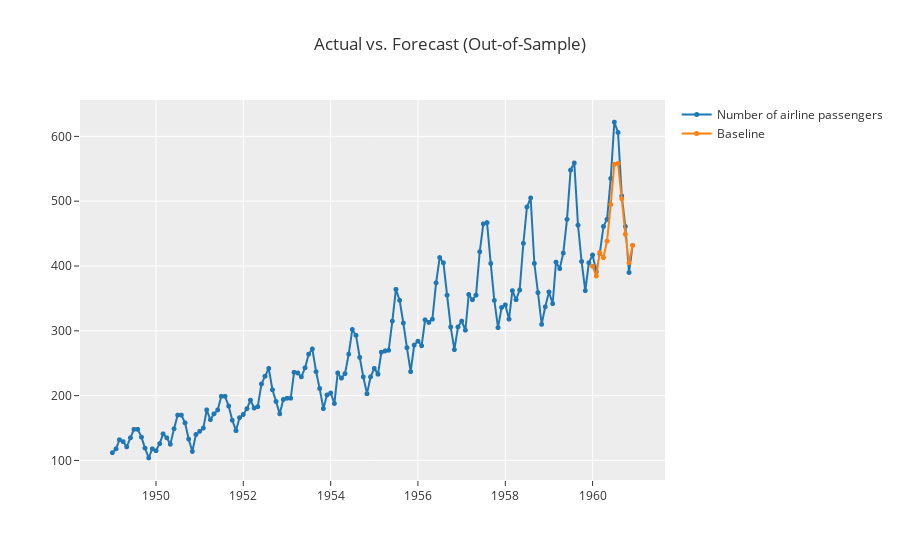

Notebook code cell kept with this figure:
### Code cell
kwargs = {"lag_feature": {"lag": [36, 24, 13, 12, 11, 9, 6, 3, 2, 1]}}
fe_target_rr = [WindowSummarizer(n_jobs=1, truncate="bfill", **kwargs)]

# Baseline
exp = TSForecastingExperiment()
exp.setup(data=data, fh=12, fold=3, session_id=42)
model1 = exp.create_model("lr_cds_dt")

### Figure 1 — Plotly figure (JSON) as saved in the notebook; plotly's stock layout.template omitted (floating-point values rounded to 4 significant figures; data arrays with more than 128 entries replaced by an {"elided": "..."} marker saying what was removed)
{"data": [{"line": {"color": "rgb(31, 119, 180)", "width": 2}, "marker": {"color": "rgb(31, 119, 180)", "size": 5}, "mode": "lines+markers", "name": "Number of airline passengers", "type": "scattergl", "x": {"elided": "144 str values"}, "xaxis": "x", "y": {"elided": "144 int values"}, "yaxis": "y"}, {"line": {"color": "rgb(255, 127, 14)", "width": 2}, "marker": {"color": "rgb(255, 127, 14)", "size": 5}, "mode": "lines+markers", "name": "Baseline", "type": "scattergl", "x": {"elided": "144 str values"}, "xaxis": "x", "y": {"elided": "144 float values"}, "yaxis": "y"}], "layout": {"showlegend": true, "title": {"text": "Actual vs. Forecast (Out-of-Sample)"}, "xaxis": {"anchor": "y", "domain": [0, 1]}, "yaxis": {"anchor": "x", "domain": [0, 1]}}}
